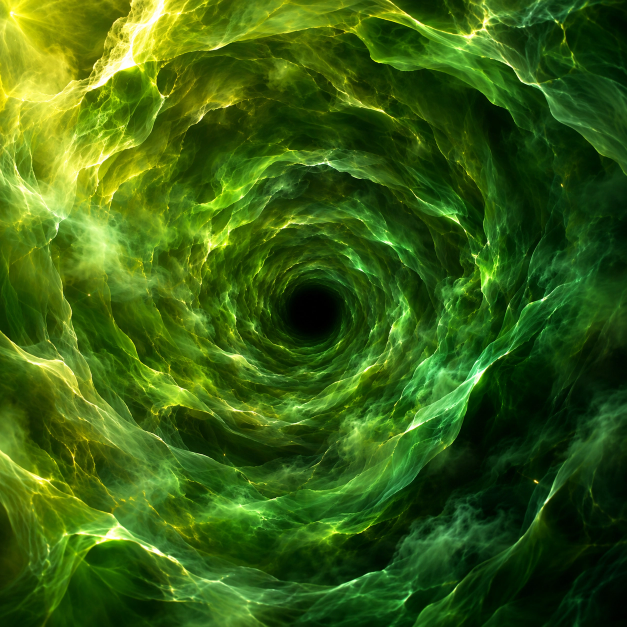
#> input picture web/space-lab/src/artwork/plasma.webp, 1254 x 1254 px (shown at 1/2 size)
$ python build_painted_surround.py src/artwork/plasma.webp src/artwork/plasma.webp
#> lines starting #> are read from the running program, lines starting #| are printed output that depends on the picture
"""Register the painted outpainting to the existing 16:9 scene and trace the margins.

Usage: python build_painted_surround.py <portrait painting> <tall painting>
The second painting supplies additional roof timbers and floor for narrow screens.
"""
import argparse
import io
from pathlib import Path
from xml.etree import ElementTree

import numpy as np
from PIL import Image, ImageFilter
import vtracer

ROOT = Path(__file__).parent
WIDTH = 1024
# (x in scene, horizontal correction, y in painted reference). The painting's
# poster and shelf lids sit at different heights from the central star field.
UPPER = [(0,0,327),(47,1,327),(114,2,326),(145,0,286),(161,0,285),
         (199,1,282),(245,4,278),(283,8,278),(301,0,327),(850,0,327),
         (880,-1,321),(919,0,321),(938,0,317),(1010,0,317),(1023,0,317)]
LOWER = [(0,0,903),(480,0,903),(620,-1,903),(800,0,903),(1023,0,903)]


# [71 lines left out: functions registered_band, extend_band, trace_section, write_vectors, not called in this run]


if __name__ == '__main__':
    parser = argparse.ArgumentParser(description=__doc__)
    parser.add_argument('painting', type=Path)
    parser.add_argument('tall_painting', type=Path)
    args = parser.parse_args()
    with Image.open(args.painting) as source:
#> source is the input picture: PIL image 1254x1254 RGB; mean R, G, B 57, 97, 17.5
        paint = np.asarray(source.convert('RGB').resize((1024, 1536)), dtype=float)
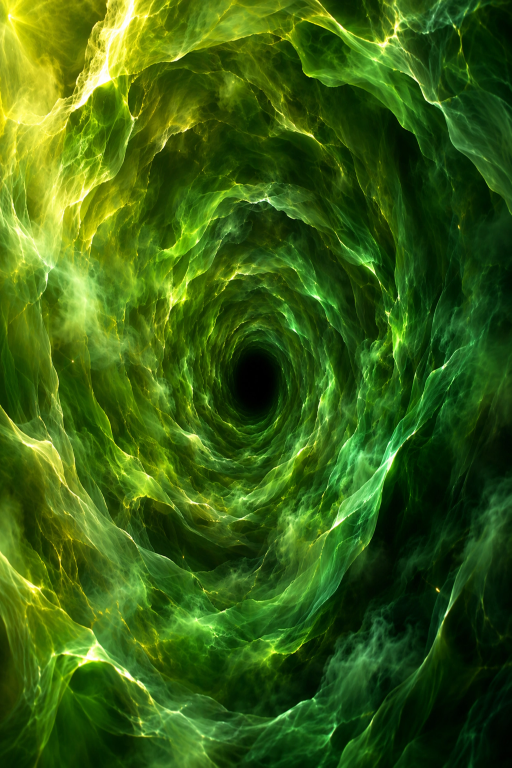
#> paint: shape (1536, 1024, 3) float64 (shown at 1/2 size); mean R, G, B 57, 97, 17.5
#> (the run stopped early here; a loop or call above may not have finished)

$ run again, on web/space-lab/reference/workshop-tall.png
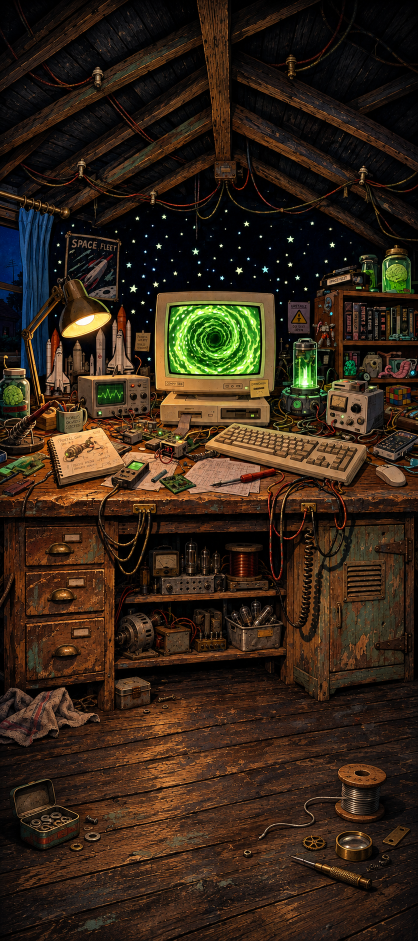
#> input picture web/space-lab/reference/workshop-tall.png, 836 x 1881 px (shown at 1/2 size)
#> source is the input picture: PIL image 836x1881 RGB; mean R, G, B 52.5, 37.2, 22.9
#> `paint = np.asarray(source.convert('RGB').resize((1024, 1536)), dtype=f..`:
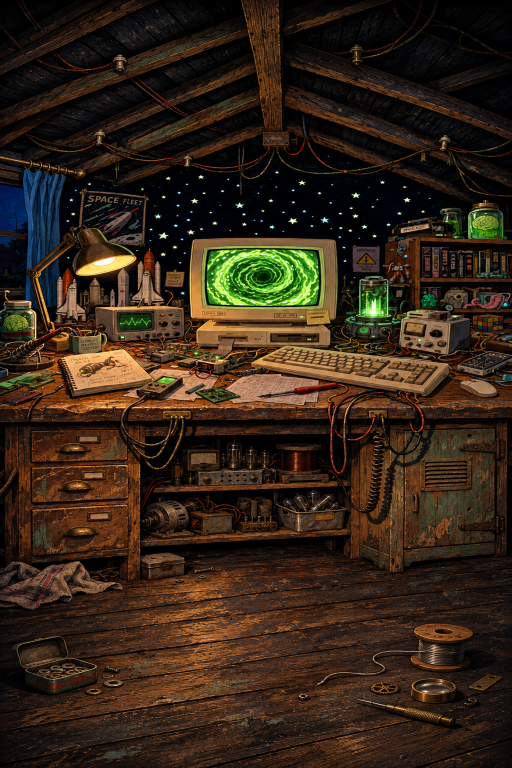
#> paint: shape (1536, 1024, 3) float64 (shown at 1/2 size); mean R, G, B 52.6, 37.2, 23
